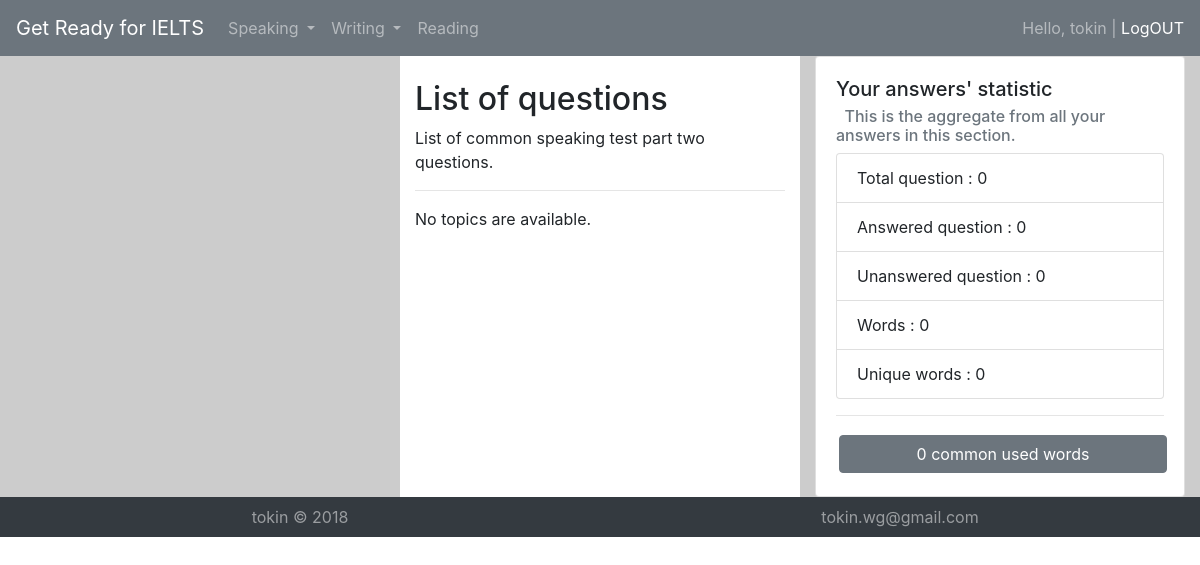
Page /sp2/ (signed in) on the earlier database version.
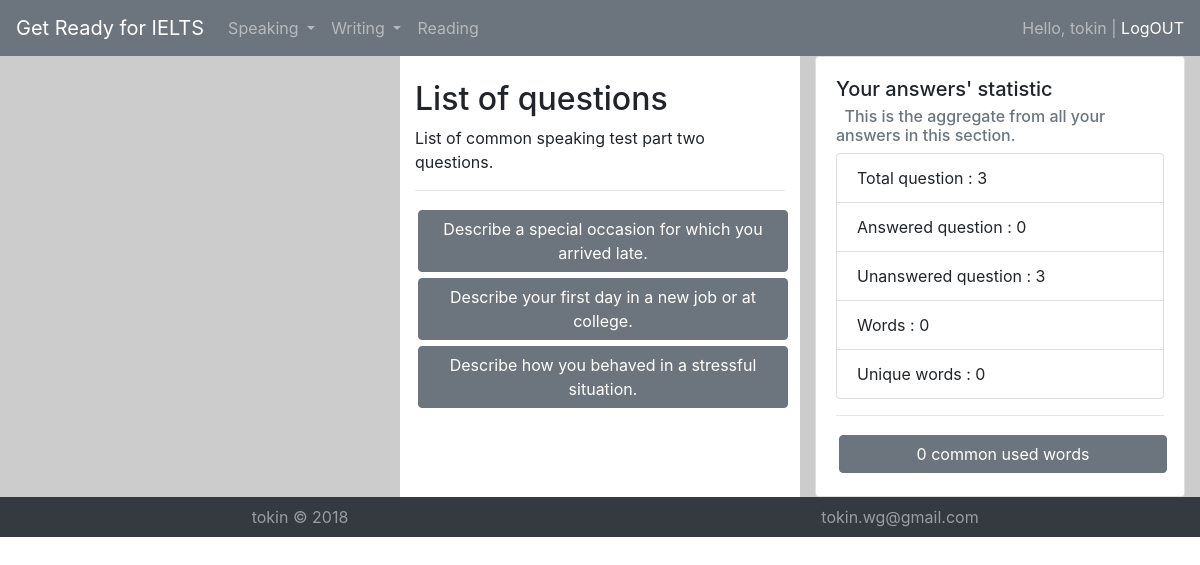
Same page on the later database version.
### speakp2app/models.py (models this page shows, shortened)
class Ieltsspeakingp2topic(models.Model):
    sp2topic = models.CharField(max_length=1000)
    sp2question = models.CharField(max_length=2000)
    pub_date = models.DateTimeField('date published')

### speakp2app/views.py (the view)
# urls.py: path('', views.index, name='index'),
@login_required
def index(request):
    full_topic_list = Ieltsspeakingp2topic.objects.all().values('id', 'sp2topic','sp2question', 'answers__answer', 'answers__id', 'answers__uid')
    topic_list = [] # collect questions and answers for current user
    list_in = [] # collect question id which is added in topic_list
    all_answers = '' # all answers for staistic
    answered_count = 0
    for topic in full_topic_list :
        if topic['answers__uid'] == request.user.id : # question is answered by current user
            topic_list.append(topic)
            list_in.append(topic['id'])
            all_answers += topic['answers__answer'] + " " # all answers for staistic
            answered_count +=1
        elif topic['answers__uid'] == None: # questions without any answers
            topic_list.append(topic)
            list_in.append(topic['id'])
    for topic in full_topic_list :
        if topic['id'] not in list_in : # other questions
            tpc = {'id': topic['id'], 'sp2topic': topic['sp2topic'],'sp2question':topic['sp2question'],'answers__answer': None, 'answers__id': None, 'answers__uid': None}
            topic_list.append(tpc)
            list_in.append(topic['id'])
    ua = UserAnswers(all_answers, 50)
    wcount = ua.words_count
    topic_list = sorted(topic_list, key=itemgetter('id'))
    context = {'topic_list': topic_list, 'answers' : wcount, 'answered': [answered_count, len(topic_list)-answered_count]}
    return render(request, 'speakp2app/index.html',context)

### lib/wstat.py (called while the page is built)
    def words_count(self):
        text = re.findall(r'\w+', self.text.lower())
        word_count = Counter(text)
        uwc = len(word_count) # unique word's count
        wc = sum(word_count.values()) # all word's count
        return {'wc' : wc, 'uwc' : uwc, 'cntr' : dict(word_count.most_common(self.wcount))}

### speakp2app/templatetags/string_split.py (called while the page is built)
@register.filter
@stringfilter
def split (text, arg):
    return text.split(arg)

### speakp2app/templates/speakp2app/index.html (shortened to what this page needs)
{% extends "base.html" %}
{% load string_split %}
{% block content %}
<div class="container-fluid">
  <div class="row">
    <div class="col-sm asidesm">
    </div>
    <div class="col-sm">
      <br>
      <h2>List of questions</h2>
      <p>List of common speaking test part two questions.</p>
      <hr>
      {% if topic_list %}
        {% for topic in topic_list %}
        {% if topic.answers__uid == request.user.id %}
          <a class="btn btn-secondary col-lg-12 col-sm-12" data-toggle="collapse"
          href="#collapse{{topic.id}}" role="button" aria-expanded="false"
          aria-controls="collapse{{topic.id}}" style="margin:3px; word-wrap: break-word; white-space: normal;">
              {{ topic.sp2topic }} &nbsp;&nbsp;&nbsp;<span class="badge badge-light" id="ans{{topic.id}}">*</span>
          </a>
              <div class="collapse" id="collapse{{topic.id}}">
                <div class="card card-body">
                  <p class="alert alert-primary">
                    You should say: <br>
                    <ul>
                    {% with topic.sp2question|split:";" as questions %}
                      {% for quest in questions %}
                        <li>{{quest}}</li>
                      {% endfor %}
                    {% endwith %}
                  </ul>
                  </p>
                  <p>
                    <b><i>WordCount: <span id=wcnt_{{topic.answers__id}}>{{topic.answers__answer | wordcount}}</span></i></b>
                  </p>
                  <p class="alert alert-success" id="ans_{{ topic.answers__id }}">{{ topic.answers__answer }}</p>
                  <div class="text-right">
                    <button class="btn btn-outline-success btn-sm editbutton" type="button" id="ed_{{ topic.answers__id }}">Edit</button>
                    <button class="btn btn-outline-danger btn-sm delbutton" type="button" id="del_{{ topic.answers__id }}">Delete</button>
                  </div>
                </div>
              </div>
        {% else %}
          <a class="btn btn-secondary col-lg-12 col-sm-12" data-toggle="collapse"
          href="#collapse{{topic.id}}" role="button" aria-expanded="false"
          aria-controls="collapse{{topic.id}}" style="margin:3px; word-wrap: break-word; white-space: normal;">
            {{ topic.sp2topic }} <span id="ans{{topic.id}}"></span>
          </a><br>
            {% endif %}
        {%endfor%}
        {% else %}
          <p>No topics are available.</p>
        {% endif %}
      </div>
      <div class="col-sm asidesm">
        <div class="card">
          <div class="card-body">
            <h5 class="card-title">Your answers' statistic</h5>
            <h6 class="card-subtitle mb-2 text-muted">&nbsp;&nbsp;This is the aggregate from all your answers in this section.</h6>
            <ul class="list-group">
              <li class="list-group-item">Total question : {{ topic_list|length }}</li>
              <li class="list-group-item">Answered question : {{ answered.0 }}</li>
              <li class="list-group-item">Unanswered question : {{ answered.1 }}</li>
              <li class="list-group-item">Words : {{answers.wc}}</li>
              <li class="list-group-item">Unique words : {{answers.uwc}}</li>
            </ul>
            <hr>
            <a class="btn btn-secondary col-lg-12 col-sm-12" data-toggle="collapse"
            href="#collapse_common_words" role="button" aria-expanded="false"
            aria-controls="collapse_common_words" style="margin:3px; word-wrap: break-word; white-space: normal;">
                {{ answers.cntr|length }} common used words
            </a>
          </div>
        </div>
      </div>
  </div>
</div>
{% endblock %}

Differences in the rows shown:
added Ieltsspeakingp2topic: sp2topic "Describe a special occasion for which you arrived late."
added Ieltsspeakingp2topic: sp2topic "Describe your first day in a new job or at college."
added Ieltsspeakingp2topic: sp2topic "Describe how you behaved in a stressful situation."
Other differences:
{{ topic_list|length }}: "0" → "3"
{{ answered.1 }}: "0" → "3"
text no longer shown: "No topics are available."
